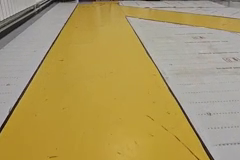
#> input picture frame 53 of 竞速视觉代码/wu_jiguang/[SHANA]ict.mp4, 240 x 160 px, given in place of 111.mp4, which was not available
$ python point.py
#> lines starting #> are read from the running program, lines starting #| are printed output that depends on the picture; pictures that were not available may be replaced by others from this repository, and a replacement may not be noted

import cv2 as cv

def get_point(event,x,y,flags,param):
    if event==cv.EVENT_LBUTTONDOWN:
        print('坐标值',x,y)

if __name__ == "__main__":
    cap=cv.VideoCapture('111.mp4')


    while(True):
        ret, img = cap.read()
#> img is the input picture: shape (160, 240, 3); mean B, G, R 97.3, 151.7, 171.3
        # img = cv.imread(r'./IMG_20230216_173942.jpg', 0)  # 0是灰色，1或-1不写是彩色
        img1 = cv.resize(img, (320, 240))
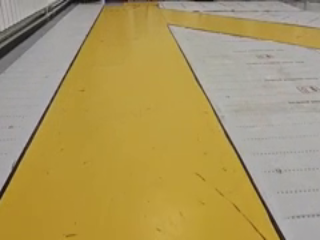
#> img1: shape (240, 320, 3); mean B, G, R 97.2, 151.6, 171.3
        img2 = cv.dilate(img1, None, iterations=2)
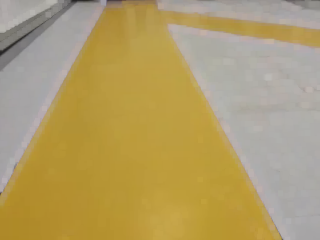
#> img2: shape (240, 320, 3); mean B, G, R 104.8, 157.6, 177.4
        img3 = cv.erode(img2, None, iterations=6)
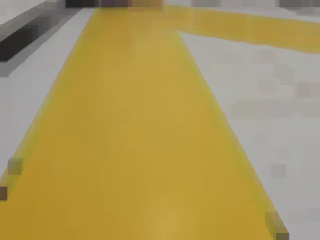
#> img3: shape (240, 320, 3); mean B, G, R 91.2, 150.5, 170.5
        cv.namedWindow('image')
        cv.setMouseCallback('image', get_point, img1)
        cv.imshow('image', img1)
        if cv.waitKey(20) & 0xFF == 27:
#> (key Esc is pressed here)
            break

    #cv.imshow('frame2', img3)
    cv.waitKey(0)
    cv.destroyAllWindows()

$ run again, starting later in the video
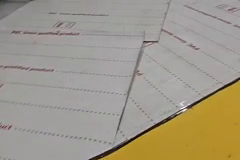
#> input picture frame 240 of 竞速视觉代码/wu_jiguang/[SHANA]ict.mp4, 240 x 160 px, given in place of 111.mp4, which was not available
#> img is the input picture: shape (160, 240, 3); mean B, G, R 137.2, 153.1, 160.6
#> `img2 = cv.dilate(img1, None, iterations=2)`:
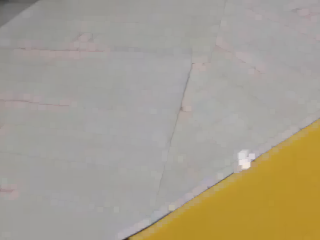
#> img2: shape (240, 320, 3); mean B, G, R 142.8, 158.3, 165.9
#> `img3 = cv.erode(img2, None, iterations=6)`:
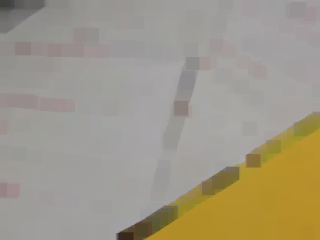
#> img3: shape (240, 320, 3); mean B, G, R 135.2, 152.2, 159.8

$ run again, starting later in the video
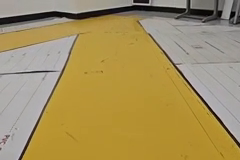
#> input picture frame 428 of 竞速视觉代码/wu_jiguang/[SHANA]ict.mp4, 240 x 160 px, given in place of 111.mp4, which was not available
#> img is the input picture: shape (160, 240, 3); mean B, G, R 93.7, 144.7, 164.7
#> `img2 = cv.dilate(img1, None, iterations=2)`:
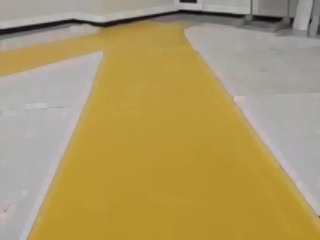
#> img2: shape (240, 320, 3); mean B, G, R 102.7, 152.6, 172.8
#> `img3 = cv.erode(img2, None, iterations=6)`:
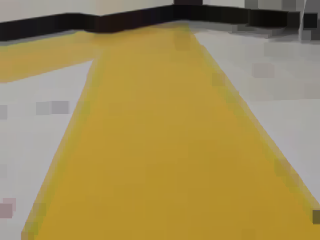
#> img3: shape (240, 320, 3); mean B, G, R 85.2, 140.2, 160.3
